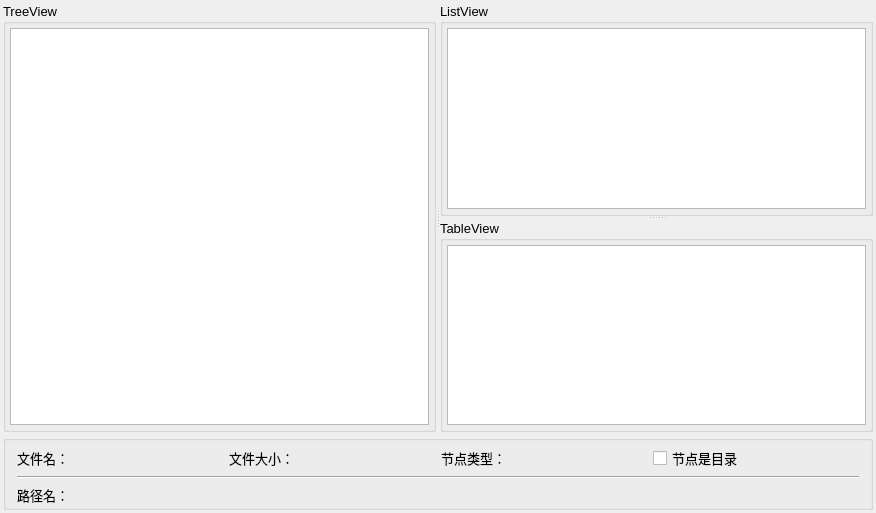
<?xml version="1.0" encoding="UTF-8"?>
<ui version="4.0">
 <class>MainWindow</class>
 <widget class="QMainWindow" name="MainWindow">
  <property name="geometry">
   <rect>
    <x>0</x>
    <y>0</y>
    <width>876</width>
    <height>513</height>
   </rect>
  </property>
  <property name="font">
   <font>
    <pointsize>10</pointsize>
   </font>
  </property>
  <property name="windowTitle">
   <string>Demo4_1, 文件系统Model/View</string>
  </property>
  <widget class="QWidget" name="centralWidget">
   <layout class="QVBoxLayout" name="verticalLayout_5">
    <property name="spacing">
     <number>3</number>
    </property>
    <property name="leftMargin">
     <number>3</number>
    </property>
    <property name="topMargin">
     <number>3</number>
    </property>
    <property name="rightMargin">
     <number>3</number>
    </property>
    <property name="bottomMargin">
     <number>3</number>
    </property>
    <item>
     <widget class="QSplitter" name="splitterMain">
      <property name="orientation">
       <enum>Qt::Horizontal</enum>
      </property>
      <widget class="QGroupBox" name="groupBox_3">
       <property name="title">
        <string>TreeView</string>
       </property>
       <layout class="QVBoxLayout" name="verticalLayout_3">
        <property name="spacing">
         <number>4</number>
        </property>
        <property name="leftMargin">
         <number>4</number>
        </property>
        <property name="topMargin">
         <number>4</number>
        </property>
        <property name="rightMargin">
         <number>4</number>
        </property>
        <property name="bottomMargin">
         <number>4</number>
        </property>
        <item>
         <widget class="QTreeView" name="treeView">
          <property name="editTriggers">
           <set>QAbstractItemView::NoEditTriggers</set>
          </property>
         </widget>
        </item>
       </layout>
      </widget>
      <widget class="QSplitter" name="splitter">
       <property name="orientation">
        <enum>Qt::Vertical</enum>
       </property>
       <widget class="QGroupBox" name="groupBox">
        <property name="title">
         <string>ListView</string>
        </property>
        <layout class="QVBoxLayout" name="verticalLayout">
         <property name="spacing">
          <number>4</number>
         </property>
         <property name="leftMargin">
          <number>4</number>
         </property>
         <property name="topMargin">
          <number>4</number>
         </property>
         <property name="rightMargin">
          <number>4</number>
         </property>
         <property name="bottomMargin">
          <number>4</number>
         </property>
         <item>
          <widget class="QListView" name="listView">
           <property name="editTriggers">
            <set>QAbstractItemView::NoEditTriggers</set>
           </property>
           <property name="flow">
            <enum>QListView::TopToBottom</enum>
           </property>
           <property name="isWrapping" stdset="0">
            <bool>true</bool>
           </property>
          </widget>
         </item>
        </layout>
       </widget>
       <widget class="QGroupBox" name="groupBox_2">
        <property name="title">
         <string>TableView</string>
        </property>
        <layout class="QVBoxLayout" name="verticalLayout_2">
         <property name="spacing">
          <number>3</number>
         </property>
         <property name="leftMargin">
          <number>4</number>
         </property>
         <property name="topMargin">
          <number>4</number>
         </property>
         <property name="rightMargin">
          <number>4</number>
         </property>
         <property name="bottomMargin">
          <number>4</number>
         </property>
         <item>
          <widget class="QTableView" name="tableView">
           <property name="editTriggers">
            <set>QAbstractItemView::NoEditTriggers</set>
           </property>
           <property name="showGrid">
            <bool>true</bool>
           </property>
           <property name="gridStyle">
            <enum>Qt::DotLine</enum>
           </property>
          </widget>
         </item>
        </layout>
       </widget>
      </widget>
     </widget>
    </item>
    <item>
     <widget class="QGroupBox" name="groupBox_4">
      <property name="maximumSize">
       <size>
        <width>16777215</width>
        <height>75</height>
       </size>
      </property>
      <property name="title">
       <string/>
      </property>
      <layout class="QVBoxLayout" name="verticalLayout_4">
       <property name="topMargin">
        <number>5</number>
       </property>
       <property name="bottomMargin">
        <number>2</number>
       </property>
       <item>
        <layout class="QHBoxLayout" name="horizontalLayout">
         <item>
          <widget class="QLabel" name="LabFileName">
           <property name="text">
            <string>文件名：</string>
           </property>
          </widget>
         </item>
         <item>
          <widget class="QLabel" name="LabFileSize">
           <property name="text">
            <string>文件大小：</string>
           </property>
          </widget>
         </item>
         <item>
          <widget class="QLabel" name="LabType">
           <property name="text">
            <string>节点类型：</string>
           </property>
          </widget>
         </item>
         <item>
          <widget class="QCheckBox" name="chkBox_IsDir">
           <property name="text">
            <string>节点是目录</string>
           </property>
          </widget>
         </item>
        </layout>
       </item>
       <item>
        <widget class="Line" name="line">
         <property name="orientation">
          <enum>Qt::Horizontal</enum>
         </property>
        </widget>
       </item>
       <item>
        <widget class="QLabel" name="LabPath">
         <property name="text">
          <string>路径名：</string>
         </property>
        </widget>
       </item>
      </layout>
     </widget>
    </item>
   </layout>
  </widget>
 </widget>
 <layoutdefault spacing="6" margin="11"/>
 <resources/>
 <connections/>
</ui>
